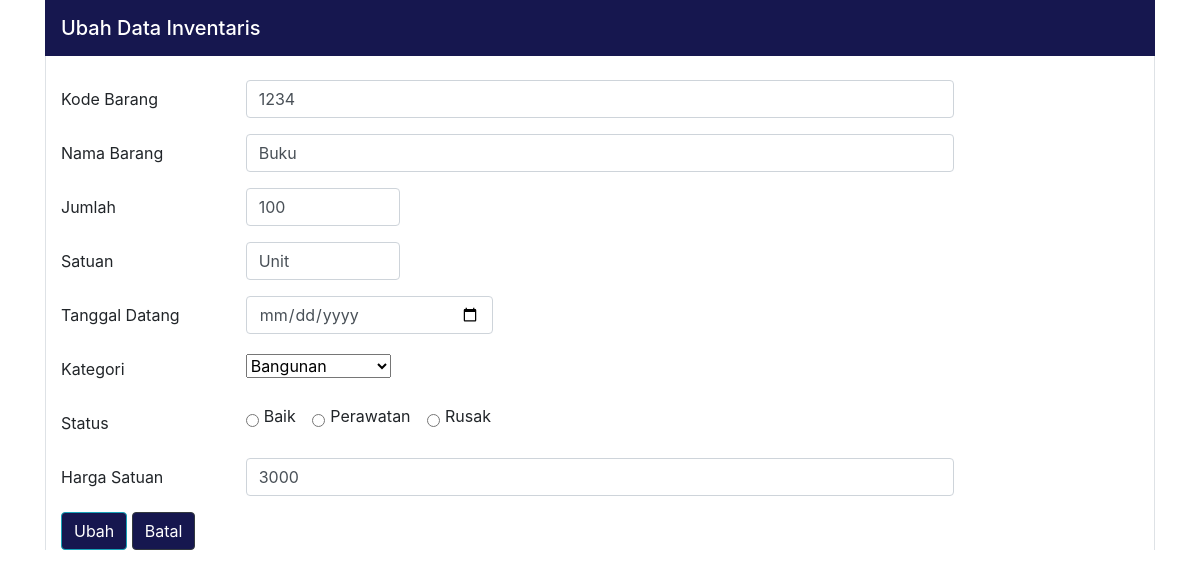
Screenshot of /edit.php?kode_barang=1234 (signed in) with the database file from the repository.
### tables this page shows
CREATE TABLE `inventaris` (
  `kode_barang` varchar(30) NOT NULL,
  `nama_barang` varchar(30) NOT NULL,
  `jumlah` int(11) NOT NULL,
  `satuan` varchar(15) NOT NULL,
  `tgl_datang` date NOT NULL,
  `kategori` varchar(20) NOT NULL,
  `status_barang` varchar(20) NOT NULL,
  `harga` int(20) NOT NULL
);

### edit.php (the view, shortened to what this page needs)
<?php
  include 'koneksi.php';
?>
<!doctype html>
<html lang="en">
<head>
    <link rel="stylesheet" href="https://cdn.jsdelivr.net/npm/bootstrap@4.5.3/dist/css/bootstrap.min.css">
</head>
<body>
<?php
        $kode_barang = $_GET['kode_barang'];
        $data = mysqli_query($conn,"SELECT * FROM inventaris WHERE kode_barang='$kode_barang'");
        while($hasil=mysqli_fetch_array($data)){
?>
    <div class="container">
        <nav style="background: #16174F" class="navbar navbar-expand-lg navbar-dark ">
                <ul class="navbar-nav mr-auto">
                    <li class="nav-item active">
                        <a class="navbar-brand mb-0 h1">Ubah Data Inventaris</a>
                    </li>
                </ul>
        </nav>
        <div class="border-left border-right" ><br>
            <div class="container">
                <form action="editfix.php" method="POST">
                    <div class="form-group row">
                        <label for="kode_barang" class="col-sm-2 col-form-label">Kode Barang</label>
                        <div class="col-sm-8">
                            <input type="text" class="form-control" id="kode_barang" name="kode_barang" placeholder="Kode Barang" value="<?php echo $hasil['kode_barang'];?>">
                        </div>
                    </div>
                    <div class="form-group row">
                        <label for="nama_barang" class="col-sm-2 col-form-label">Nama Barang</label>
                        <div class="col-sm-8">
                            <input type="text" class="form-control" id="nama_barang" name="nama_barang" placeholder="Nama Barang" value="<?php echo $hasil['nama_barang'];?>">
                        </div>
                    </div>
                    <div class="form-group row">
                        <label for="jumlah" class="col-sm-2 col-form-label">Jumlah</label>
                        <div class="col-sm-2">
                            <input type="text" class="form-control" id="jumlah" name="jumlah" placeholder="Jumlah" value="<?php echo $hasil['jumlah'];?>">
                        </div>
                    </div>
                    <div class="form-group row">
                        <label for="satuan" class="col-sm-2 col-form-label">Satuan</label>
                        <div class="col-sm-2">
                            <input type="text" class="form-control" id="satuan" name="satuan" placeholder="Satuan" value="<?php echo $hasil['satuan'];?>">
                        </div>
                    </div>
                    <div class="form-group row">
                        <label for="tgl_datang" class="col-sm-2 col-form-label">Tanggal Datang</label>
                        <div class="col-3">
                            <input type="date" class="form-control" id="tgl_datang" name="tgl_datang" >
                        </div>
                    </div>
                    <div class="form-group row">
                        <label for="kategori" class="col-sm-2 col-form-label">Kategori</label>
                            <div class="col-sm-8">
                                <select class="my-1 mr-sm-2" id="kategori" name="kategori">
                                    <option value="Bangunan">Bangunan</option>
                                </select>
                            </div>
                    </div>
                    <div class="form-group row">
                        <label for="status_barang" class="col-sm-2 col-form-label">Status</label>
                        <div class="col-sm-8">
                            <div class="form-check-inline">
                                <input type="radio" class="form-check-input" id="status_barang" name="status_barang" value="baik">
                                <label>Baik</label>
                            </div>
                            <div class="form-check-inline">
                                <input type="radio" class="form-check-input" id="status_barang" name="status_barang" value="perawatan">
                                <label>Perawatan</label>
                            </div>
                            <div class="form-check-inline">
                                <input type="radio" class="form-check-input" id="status_barang" name="status_barang" value="rusak">
                                <label>Rusak</label>
                            </div>
                        </div>
                    </div>
                    <div class="form-group row">
                        <label for="harga" class="col-sm-2 col-form-label">Harga Satuan</label>
                        <div class="col-sm-8">
                            <input type="text" class="form-control" id="harga" name="harga" placeholder="harga satuan" value="<?php echo $hasil['harga'];?>">
                        </div>
                    </div>
                        <a href="editfix.php"><button style="background: #16174F" type="submit" class="btn btn-info btn-md" name="submit">Ubah</button></a>
                        <a style="background: #16174F" type="reset" class="btn btn-dark" href="data.php" role="button">Batal</a>
                </form>
            </div>
    </div>
<?php } ?>
</body>
</html>

### rows the page displays
inventaris: kode_barang "1234", nama_barang "Buku", jumlah "100", satuan "Unit", harga "3000"
